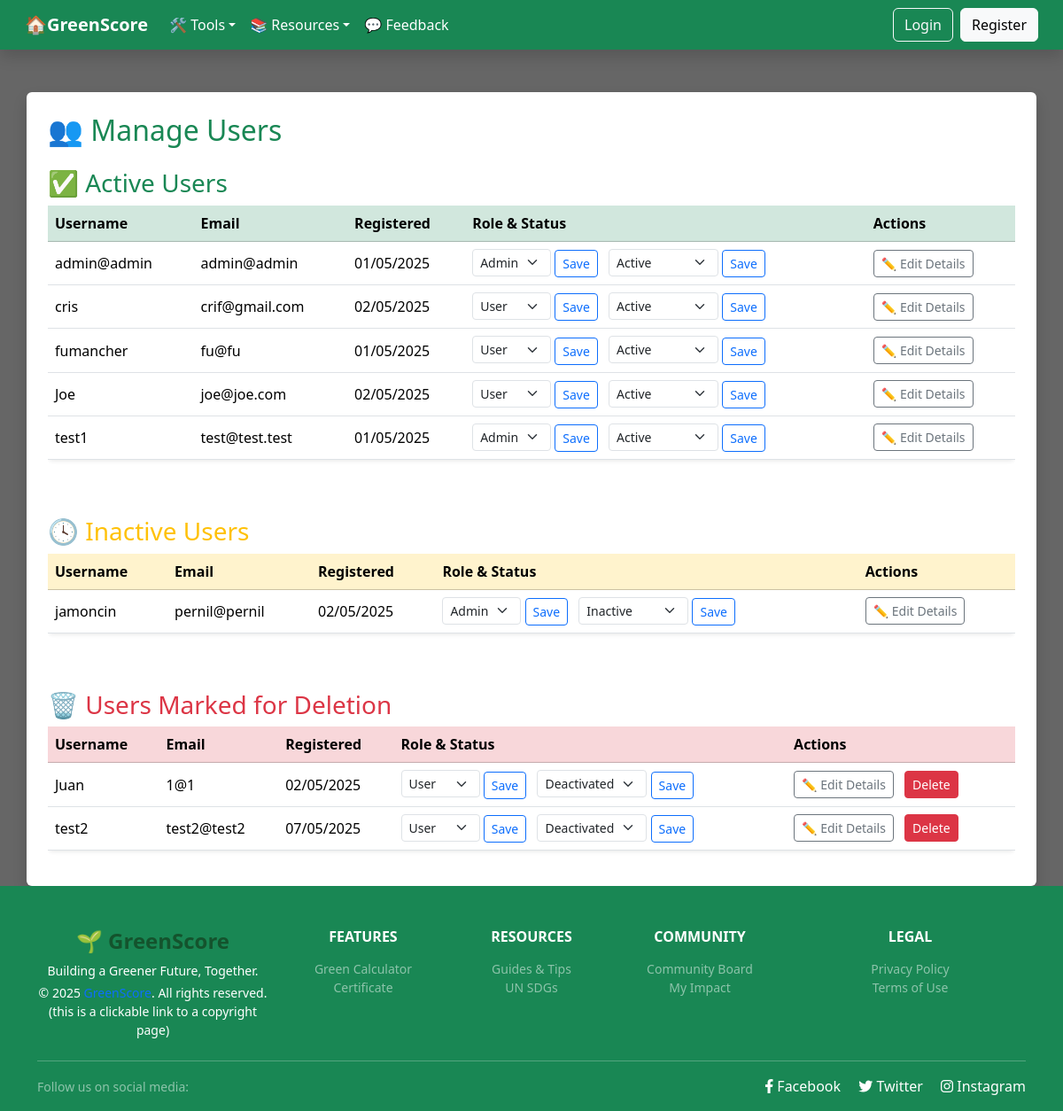
The page /manage_users.php on the database its author committed.
### tables this page shows
CREATE TABLE `new_users` (
  `id` int(10) UNSIGNED NOT NULL,
  `username` varchar(50) NOT NULL,
  `email` varchar(100) NOT NULL,
  `password` varchar(255) NOT NULL,
  `role` enum('admin','user') DEFAULT 'user',
  `created_at` timestamp NOT NULL DEFAULT current_timestamp(),
  `cardid` int(10) DEFAULT NULL,
  `status` enum('active','inactive','deactivated') NOT NULL DEFAULT 'active',
  `company_name` varchar(100) DEFAULT NULL,
  `contact_person` varchar(100) DEFAULT NULL,
  `phone_number` varchar(20) DEFAULT NULL
);

### manage_users.php (the view, shortened to what this page needs)
<?php
require_once 'includes/connect_db.php';
$sql = 'SELECT id, username, email, created_at, role, status FROM new_users ORDER BY username';
$result = mysqli_query($link, $sql);
?>
<!DOCTYPE html>
<html lang="en">
<head>
    <link href="https://cdn.jsdelivr.net/npm/bootstrap@5.3.3/dist/css/bootstrap.min.css" rel="stylesheet">
    <link href="https://cdnjs.cloudflare.com/ajax/libs/font-awesome/6.4.0/css/all.min.css" rel="stylesheet">
    <link href="style.css" rel="stylesheet">
</head>
<body style="background: url('assets/images/forest-hero.jpg') center/cover no-repeat fixed;">
<?php include 'includes/nav.php'; ?>
<div class="container content-wrapper mt-5 p-4 bg-white rounded shadow">
    <h2 class="mb-4">👥 Manage Users</h2>
    <?php
    function renderEditButton($id) {
        return '<a href="edit_user.php?id=' . $id . '" class="btn btn-sm btn-outline-secondary">✏️ Edit Details</a>';
    }
    function renderRoleStatusForms($row) {
        ob_start(); ?>
        <form method="post" class="d-inline-block me-2">
            <select name="role" class="form-select form-select-sm d-inline-block w-auto">
                <option value="user" <?= $row['role'] === 'user' ? 'selected' : '' ?>>User</option>
                <option value="admin" <?= $row['role'] === 'admin' ? 'selected' : '' ?>>Admin</option>
            </select>
            <button class="btn btn-sm btn-outline-primary" type="submit">Save</button>
        </form>
        <form method="post" class="d-inline-block">
            <select name="status" class="form-select form-select-sm d-inline-block w-auto">
                <option value="active" <?= $row['status'] === 'active' ? 'selected' : '' ?>>Active</option>
                <option value="inactive" <?= $row['status'] === 'inactive' ? 'selected' : '' ?>>Inactive</option>
                <option value="deactivated" <?= $row['status'] === 'deactivated' ? 'selected' : '' ?>>Deactivated</option>
            </select>
            <button class="btn btn-sm btn-outline-primary" type="submit">Save</button>
        </form>
        <?php return ob_get_clean();
    }
    ?>
    <h3 class="mt-4 text-success">✅ Active Users</h3>
    <div class="table-responsive">
        <table class="table table-hover align-middle bg-white rounded shadow-sm">
            <thead class="table-success">
            <tr>
                <th>Username</th>
                <th>Email</th>
                <th>Registered</th>
                <th colspan="2">Role & Status</th>
                <th>Actions</th>
            </tr>
            </thead>
            <tbody>
            <?php mysqli_data_seek($result, 0); while ($row = mysqli_fetch_assoc($result)): ?>
                <?php if ($row['status'] === 'active'): ?>
                    <tr id="user-row-<?= $row['id'] ?>">
                        <td><?= htmlspecialchars($row['username']) ?></td>
                        <td><?= htmlspecialchars($row['email']) ?></td>
                        <td><?= date('d/m/Y', strtotime($row['created_at'])) ?></td>
                        <td colspan="2"><?= renderRoleStatusForms($row) ?></td>
                        <td><?= renderEditButton($row['id']) ?></td>
                    </tr>
                <?php endif; ?>
            <?php endwhile; ?>
            </tbody>
        </table>
    </div>
    <h3 class="mt-5 text-warning">🕓 Inactive Users</h3>
    <div class="table-responsive">
        <table class="table table-hover align-middle bg-white rounded shadow-sm">
            <thead class="table-warning">
            <tr>
                <th>Username</th>
                <th>Email</th>
                <th>Registered</th>
                <th colspan="2">Role & Status</th>
                <th>Actions</th>
            </tr>
            </thead>
            <tbody>
            <?php mysqli_data_seek($result, 0); while ($row = mysqli_fetch_assoc($result)): ?>
                <?php if ($row['status'] === 'inactive'): ?>
                    <tr id="user-row-<?= $row['id'] ?>">
                        <td><?= htmlspecialchars($row['username']) ?></td>
                        <td><?= htmlspecialchars($row['email']) ?></td>
                        <td><?= date('d/m/Y', strtotime($row['created_at'])) ?></td>
                        <td colspan="2"><?= renderRoleStatusForms($row) ?></td>
                        <td><?= renderEditButton($row['id']) ?></td>
                    </tr>
                <?php endif; ?>
            <?php endwhile; ?>
            </tbody>
        </table>
    </div>
    <h3 class="mt-5 text-danger">🗑️ Users Marked for Deletion</h3>
    <div class="table-responsive">
        <table class="table table-hover align-middle bg-white rounded shadow-sm">
            <thead class="table-danger">
            <tr>
                <th>Username</th>
                <th>Email</th>
                <th>Registered</th>
                <th colspan="2">Role & Status</th>
                <th>Actions</th>
            </tr>
            </thead>
            <tbody>
            <?php mysqli_data_seek($result, 0); while ($row = mysqli_fetch_assoc($result)): ?>
                <?php if ($row['status'] === 'deactivated'): ?>
                    <tr id="user-row-<?= $row['id'] ?>">
                        <td><?= htmlspecialchars($row['username']) ?></td>
                        <td><?= htmlspecialchars($row['email']) ?></td>
                        <td><?= date('d/m/Y', strtotime($row['created_at'])) ?></td>
                        <td colspan="2"><?= renderRoleStatusForms($row) ?></td>
                        <td>
                            <?= renderEditButton($row['id']) ?>
                            <form method="post" class="d-inline ms-2" onsubmit="return deleteUser(this, <?= $row['id'] ?>);">
                                <button class="btn btn-sm btn-danger" type="submit">Delete</button>
                            </form>
                        </td>
                    </tr>
                <?php endif; ?>
            <?php endwhile; ?>
            </tbody>
        </table>
    </div>
</div>
<?php include 'includes/footer.php'; ?>
</body>
</html>

### style.css (style rules this page uses)
:root { --green-primary: #198754; --green-light: #d4edda; --green-dark: #14532d; --gray-light: #f8f9fa; --gray-dark: #343a40; --text-dark: #212529; --white: #ffffff; }
body { font-family: 'Segoe UI', sans-serif; background-color: var(--gray-light); color: var(--text-dark); margin: 0; padding: 0; }
textarea, select, input[type="text"], input[type="email"], input[type="password"], input[type="date"], input[type="number"] { border-radius: 4px; border: 1px solid #ccc; padding: 8px; width: 100%; }
h1, h2, h3, h4, h5 { color: var(--green-dark); }
.mt-4 { margin-top: 2rem; }

### manage_users.php (style rules this page uses)
html, body { height: 100%; margin: 0; display: flex; flex-direction: column; }
body { flex: 1; background: url('assets/images/forest-hero.jpg') center/cover no-repeat fixed; position: relative; }
body { background: url('assets/images/forest-hero.jpg') center/cover no-repeat fixed; position: relative; }
body::before { content: ''; position: fixed; inset: 0; background: rgba(0, 0, 0, 0.6); z-index: -1; }
.content-wrapper { background: rgba(255, 255, 255, 0.95); border-radius: 1rem; padding: 2rem; box-shadow: 0 0 12px rgba(0, 0, 0, 0.2); margin-top: 4rem; }
h2, h3 { color: #198754; }

### rows shown on the page
new_users: username "admin@admin", email "admin@admin", created_at "01/05/2025", role "Admin", status "Active"
new_users: username "cris", email "crif@gmail.com", created_at "02/05/2025", role "User", status "Active"
new_users: username "fumancher", email "fu@fu", created_at "01/05/2025", role "User", status "Active"
new_users: username "Joe", email "joe@joe.com", created_at "02/05/2025", role "User", status "Active"
new_users: username "test1", email "test@test.test", created_at "01/05/2025", role "Admin", status "Active"
new_users: username "jamoncin", email "pernil@pernil", created_at "02/05/2025", role "Admin", status "Inactive"
new_users: username "Juan", email "1@1", created_at "02/05/2025", role "User", status "Deactivated"
new_users: username "test2", email "test2@test2", created_at "07/05/2025", role "User", status "Deactivated"
